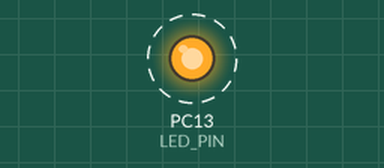
This program was run on a simulated STM32 Blue Pill. On the bench: output pins drawn as LEDs (lit = HIGH). Dashed ring = blinking. What the program prints to the serial monitor is not drawn.

Above: at 1.5 s.
Timing chart, 0 to 5.6 s (numbered marks = the images above):
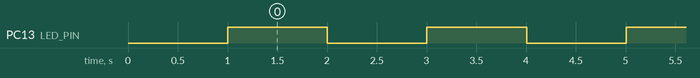

Measured:
- by itself, PC13 (LED_PIN): alternates HIGH for 1.0 s and LOW for 1.0 s

The program:

main.cpp
```cpp
/*
 * ---- Project Template ----
 *
 * by CGProjects
 *
 *
 */

// ======================================================================================================
// ********************************* PROJECT TEMPLATE: MAIN *********************************************
// ======================================================================================================

#include <Arduino.h>

#define LED_PIN PC13

#define CYCLETIME 1000

void setup()
{
    Serial.begin(115200);
    delay(1000);
    Serial.println("\nHellooo BluePill!!!\n\n");
    pinMode(LED_PIN, OUTPUT);
}

uint8_t counter = 0;
uint32_t lastcall = 0;

void loop()
{
    if (millis() - lastcall > CYCLETIME)
    {
        lastcall = millis();
        digitalWrite(LED_PIN, !digitalRead(LED_PIN));
        Serial.println(counter++);
    }
}
// ======================================================================================================
// ***************************************** END OF FILE ************************************************
// ======================================================================================================
```
